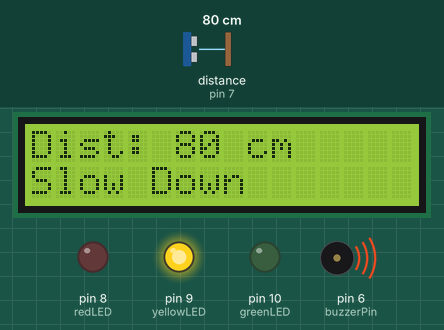
Bench run of a sketch on a simulated Arduino Uno, built with avr-gcc and run on an emulated ATmega328P. Shown: 16×2 character LCD, output pins drawn as LEDs (lit = HIGH), buzzer (waves = sounding). Wiring (inferred from the names in the program): ultrasonic range finder: trigger pin 7; echo pin 7. The inputs (shaded band) are chosen by the test bench; at power-on: distance to the obstacle (sensor on pin 7) 80 cm. The echo pulse lasts 58.3 µs per cm; what the sketch prints to the serial monitor is not drawn.

Above: at 3.2 s.
3.3 s: distance to the obstacle (sensor on pin 7) set to 2 cm
At 4.1 s:
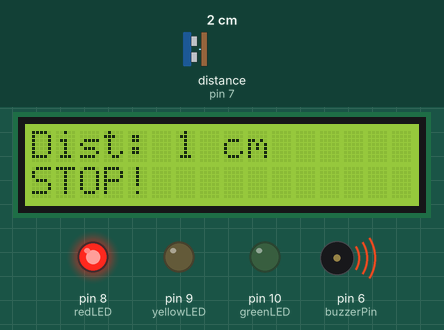
4.9 s: distance to the obstacle (sensor on pin 7) set to 35 cm
At 5.08 s:
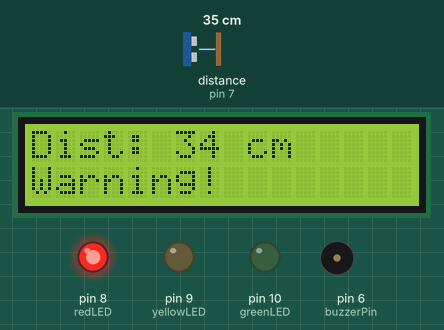
7.0 s: distance to the obstacle (sensor on pin 7) set to 18 cm
At 7.5 s:
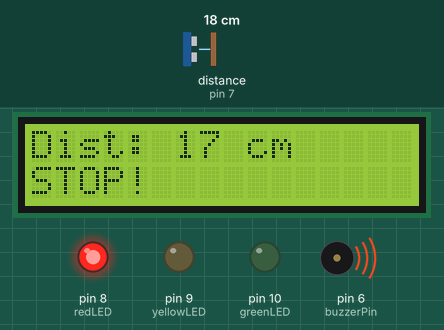
10.0 s: distance to the obstacle (sensor on pin 7) set to 250 cm
At 11.2 s:
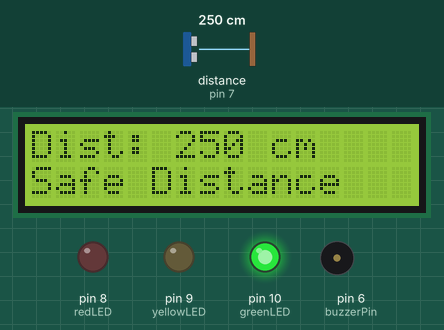
13.0 s: distance to the obstacle (sensor on pin 7) set to 120 cm
At 13.7 s:
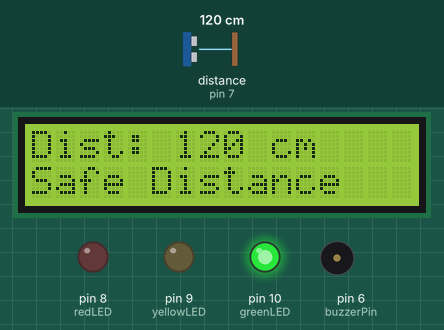
16.0 s: distance to the obstacle (sensor on pin 7) set to 4 cm
At 17.8 s:
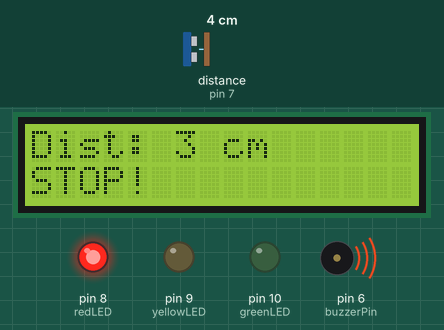
Timing chart, 0 to 19.3 s (numbered marks = the images above; inputs shaded):
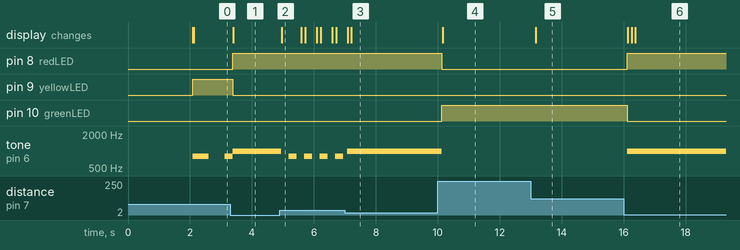

Measured:
- after the input at 3.3 s, pin 8 (redLED): LOW → HIGH after 0.08 s; pin 9 (yellowLED): HIGH → LOW after 0.08 s; the display: changes after 0.10 s (image 1)
- after the input at 4.9 s, tone on pin 6 (buzzerPin): alternates 800 Hz for 0.25 s and silent for 0.25 s, starting at once; the display: changes after 0.06 s (image 2)
- after the input at 7.0 s, the display: first changes after 0.09 s (image 3 shows a later state)
- after the input at 10.0 s, pin 8 (redLED): HIGH → LOW after 0.13 s; pin 10 (greenLED): LOW → HIGH after 0.13 s; tone on pin 6 (buzzerPin): 1000 Hz → silent after 0.13 s; the display: changes after 0.16 s (image 4)
- after the input at 13.0 s, the display: changes after 0.16 s (image 5)
- after the input at 16.0 s, pin 8 (redLED): LOW → HIGH after 0.12 s; pin 10 (greenLED): HIGH → LOW after 0.12 s; tone on pin 6 (buzzerPin): silent → 1000 Hz after 0.12 s; the display: changes after 0.13 s (image 6)
- what the display in image 2 shows lasts 0.6 s, from 5.0 s to 5.6 s

The sketch:

PrkAstntArd.ino
```cpp
// Smart Parking Assistant

#include <Adafruit_LiquidCrystal.h>

// Pin Definitions
const int pingPin = 7;
const int greenLED = 10;
const int yellowLED = 9;
const int redLED = 8;
const int buzzerPin = 6;

// LCD Setup
Adafruit_LiquidCrystal lcd_1(0);

// Distance Thresholds (in cm)
const int safeDistance = 100;    // > 100cm = safe
const int cautionDistance = 50;  // 50-100cm = caution
const int warningDistance = 20;  // 20-50cm = warning
                                 // < 20cm = stop

// Buzzer timing
unsigned long previousMillis = 0;
bool buzzerState = false;

void setup() {
  // Initialize LED pins
  pinMode(greenLED, OUTPUT);
  pinMode(yellowLED, OUTPUT);
  pinMode(redLED, OUTPUT);
  pinMode(buzzerPin, OUTPUT);

  // Initialize I2C LCD
  lcd_1.begin(16, 2);
  lcd_1.setBacklight(1);

  // Initialize Serial Monitor
  Serial.begin(9600);

  // Startup message
  lcd_1.setCursor(0, 0);
  lcd_1.print("Parking Assist");
  lcd_1.setCursor(0, 1);
  lcd_1.print("Starting...");
  delay(2000);
  lcd_1.clear();
}

void loop() {
  // Get distance from PING sensor
  long distance = getDistance();

  // Print to Serial Monitor
  Serial.print("Distance: ");
  Serial.print(distance);
  Serial.println(" cm");

  //  zone and control outputs
  if (distance > safeDistance) {
    // Zone 1: Safe Distance
    updateLEDs(1);
    updateBuzzer(1, 0);
    updateLCD(distance, "Safe Distance");

  } else if (distance > cautionDistance) {
    // Zone 2: Caution
    updateLEDs(2);
    updateBuzzer(2, 500);  // Slow beeps
    updateLCD(distance, "Slow Down");

  } else if (distance > warningDistance) {
    // Zone 3: Warning
    updateLEDs(3);
    updateBuzzer(3, 200);  // Fast beeps
    updateLCD(distance, "Warning!");

  } else {
    // Zone 4: Stop
    updateLEDs(4);
    updateBuzzer(4, 0);    // Constant beeps
    updateLCD(distance, "STOP!");
  }

  delay(100);
}

// Function to get distance from PING sensor
long getDistance() {
  long duration, cm;

  // Send trigger pulse
  pinMode(pingPin, OUTPUT);
  digitalWrite(pingPin, LOW);
  delayMicroseconds(2);
  digitalWrite(pingPin, HIGH);
  delayMicroseconds(5);
  digitalWrite(pingPin, LOW);

  //  echo pulse
  pinMode(pingPin, INPUT);
  duration = pulseIn(pingPin, HIGH);

  // Convert to centimeters
  cm = duration / 29 / 2;

  return cm;
}

// Function to control LEDs based on zone
void updateLEDs(int zone) {
  // Turn off all LEDs Initially
  digitalWrite(greenLED, LOW);
  digitalWrite(yellowLED, LOW);
  digitalWrite(redLED, LOW);

  // Turn on appropriate LED
  switch(zone) {
    case 1:  // Safe
      digitalWrite(greenLED, HIGH);
      break;
    case 2:  // Caution
      digitalWrite(yellowLED, HIGH);
      break;
    case 3:  // Warning
    case 4:  // Stop
      digitalWrite(redLED, HIGH);
      break;
  }
}

// Function to control buzzer with non-blocking timing
void updateBuzzer(int zone, int interval) {
  unsigned long currentMillis = millis();

  if (zone == 1) {
    // Zone 1: No buzzer
    noTone(buzzerPin);
    buzzerState = false;

  } else if (zone == 4) {
    // Zone 4: Constant tone
    tone(buzzerPin, 1000);

  } else {
    // Zone 2 & 3: Beeping pattern
    if (currentMillis - previousMillis >= interval) {
      previousMillis = currentMillis;
      buzzerState = !buzzerState;

      if (buzzerState) {
        tone(buzzerPin, 800);
      } else {
        noTone(buzzerPin);
      }
    }
  }
}

// Function to update LCD display
void updateLCD(long distance, String message) {
  lcd_1.clear();

  // Line 1: Distance
  lcd_1.setCursor(0, 0);
  lcd_1.print("Dist: ");
  lcd_1.print(distance);
  lcd_1.print(" cm");

  // Line 2: Status message
  lcd_1.setCursor(0, 1);
  lcd_1.print(message);
}
```
